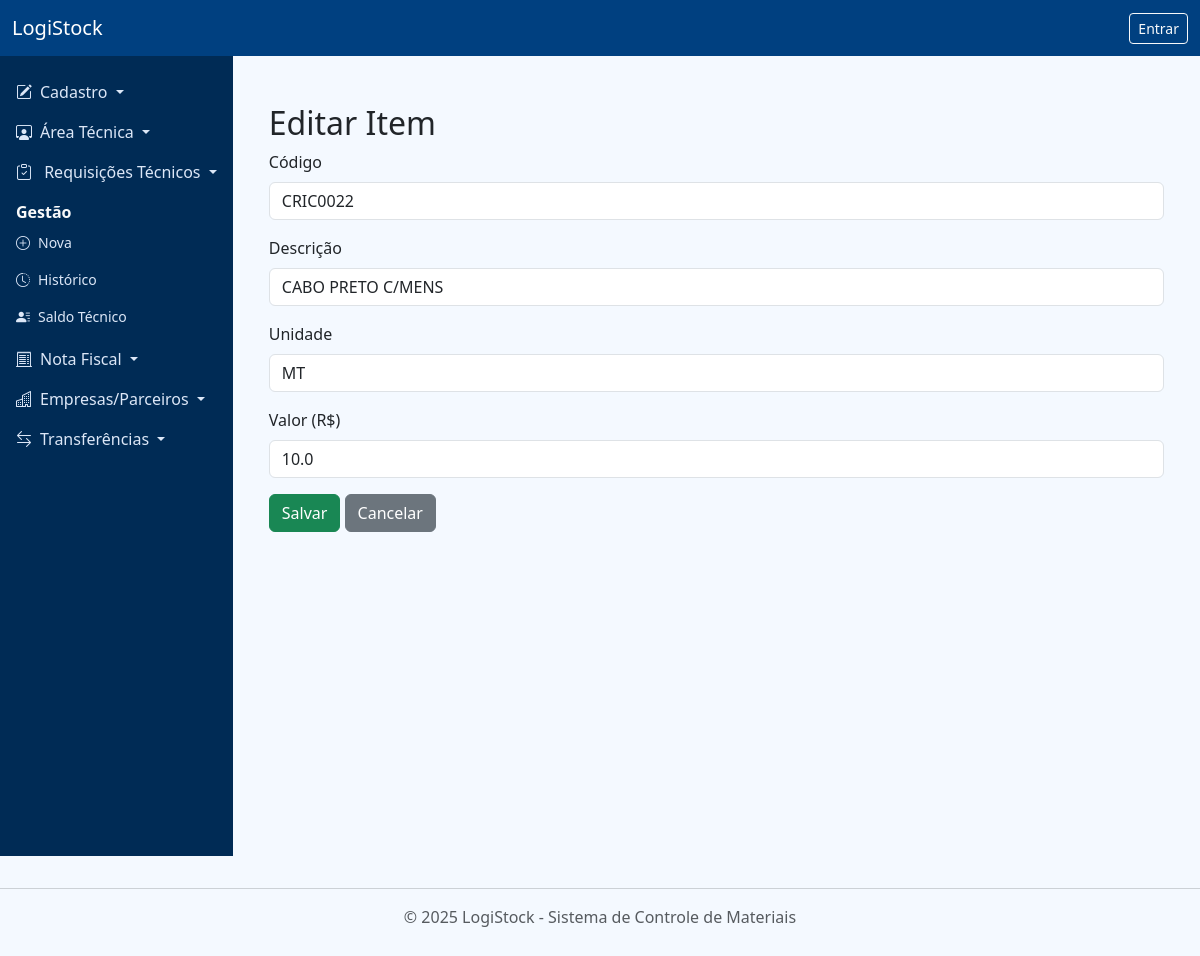
Screenshot of /itens/editar/3 with the database file from the repository.
### app/models.py (models this page shows)
class Item(db.Model):
    __tablename__ = 'itens'
    id = db.Column(db.Integer, primary_key=True)
    codigo = db.Column(db.String(50), unique=True, nullable=False)
    descricao = db.Column(db.String(200), nullable=False)
    unidade = db.Column(db.String(20), nullable=False)
    tipo_servico_id = db.Column(db.Integer, db.ForeignKey('tipos_servico.id'))
    valor = db.Column(db.Float, nullable=False)
    observacoes = db.Column(db.Text)

### app/routes/itens.py (the view, shortened to what this page needs)
@bp.route('/editar/<int:id>', methods=['GET', 'POST'])
def editar(id):
    item = Item.query.get_or_404(id)
    return render_template('itens/editar.html', item=item)

### app/templates/itens/editar.html (shortened to what this page needs)
{% extends 'base.html' %}
{% block content %}
<div class="container mt-4">
  <h2>Editar Item</h2>
  <form method="POST">
    <div class="mb-3">
      <label for="codigo" class="form-label">Código</label>
      <input type="text" class="form-control" id="codigo" name="codigo" value="{{ item.codigo }}" readonly>
    </div>
    <div class="mb-3">
      <label for="descricao" class="form-label">Descrição</label>
      <input type="text" class="form-control" id="descricao" name="descricao" value="{{ item.descricao }}" required>
    </div>
    <div class="mb-3">
      <label for="unidade" class="form-label">Unidade</label>
      <input type="text" class="form-control" id="unidade" name="unidade" value="{{ item.unidade }}" required>
    </div>
    <div class="mb-3">
      <label for="valor" class="form-label">Valor (R$)</label>
      <input type="number" step="0.01" class="form-control" id="valor" name="valor" value="{{ item.valor }}" required>
    </div>
    <button type="submit" class="btn btn-success">Salvar</button>
    <a href="{{ url_for('estoque.listar_itens') }}" class="btn btn-secondary">Cancelar</a>
  </form>
</div>
{% endblock %}

### app/static/css/custom.css (style rules this page uses)
body { background-color: #f4f9ff; font-family: 'Segoe UI', sans-serif; }

### app/templates/base.html (style rules this page uses)
body { display: flex; min-height: 100vh; flex-direction: column; margin: 0; }

### rows the page displays
Item: codigo "CRIC0022", descricao "CABO PRETO C/MENS", unidade "MT", valor "10.0"
